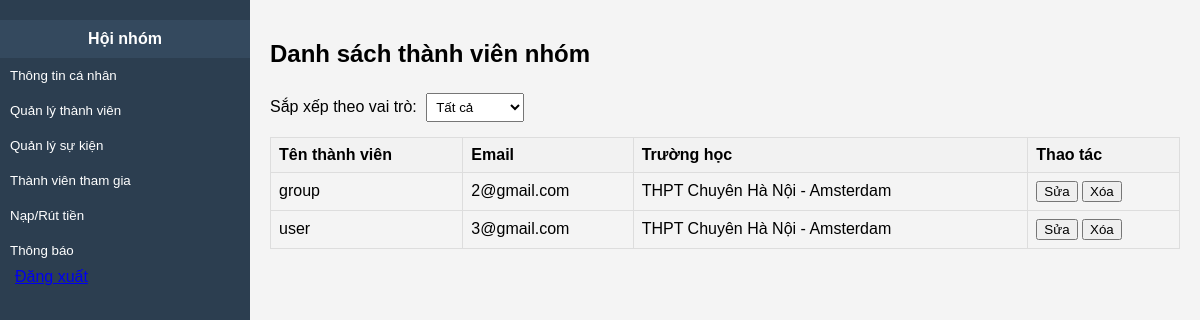
/group/member/ (signed in), run on the app's committed database.
### my_app/models.py (models this page shows)
class Users(models.Model):
    id_user = models.AutoField(primary_key=True)
    social_score = models.IntegerField(blank=True, null=True, default=0)
    created_score = models.IntegerField(blank=True, null=True, default=0)
    id_school = models.ForeignKey(School, models.DO_NOTHING, db_column='id_school', blank=True, null=True)
    full_name = models.CharField(max_length=255, blank=True, null=True)
    email = models.CharField(unique=True, max_length=255, blank=True, null=True)
    role = models.CharField(max_length=50, blank=True, null=True)
    phone = models.CharField(max_length=50, blank=True, null=True)
    avt_user = models.TextField(blank=True, null=True)
    username = models.CharField(unique=True, max_length=150, blank=True, null=True)
    password = models.CharField(max_length=128, blank=True, null=True)
    created_at = models.DateField(blank=True, null=True)
    class Meta:
        managed = True
        db_table = 'users'

class School(models.Model):
    id_school = models.AutoField(primary_key=True)
    name = models.CharField(max_length=255, blank=True, null=True)
    email_school = models.CharField(max_length=255, blank=True, null=True)
    location = models.CharField(max_length=255, blank=True, null=True)
    class Meta:
        managed = True
        db_table = 'school'

### my_app/views.py (the view)
# urls.py: path('group/member/', member_view, name='member'),
def member_view(request):
    group = get_object_or_404(GroupInfo, id_group=request.user.id)
    members = Users.objects.filter(groupuser__id_group=group)
    return render(request, 'group/member.html', {'members': members})

### my_app/templates/group/member.html (shortened to what this page needs)
<!DOCTYPE html>
<html lang="vi">
<head>
</head>
<body>
  <div class="sidebar">
    <div class="admin-info">Hội nhóm</div>
    <button onclick="window.location.href='{% url 'profile' %}'">Thông tin cá nhân</button>
    <button onclick="window.location.href='{% url 'member' %}'">Quản lý thành viên</button>
    <button onclick="window.location.href='{% url 'event_list_group' %}'">Quản lý sự kiện</button>
    <button onclick="window.location.href='{% url 'event_detail' %}'">Thành viên tham gia</button>
    <button onclick="window.location.href='{% url 'money' %}'">Nạp/Rút tiền</button>
    <button onclick="window.location.href='{% url 'noti' %}'">Thông báo</button>
    <a href="{% url 'logout' %}" class="btn btn-outline-danger">Đăng xuất</a>
  </div>
  <div class="content">
    <h2>Danh sách thành viên nhóm</h2>
    <div class="filter-section">
        <label>Sắp xếp theo vai trò:</label>
        <select id="roleFilter" onchange="filterMembers()">
            <option value="all">Tất cả</option>
        </select>
    </div>
    <div class="member-list">
        <table>
            <thead>
                <tr>
                    <th>Tên thành viên</th>
                    <th>Email</th>
                    <th>Trường học</th>
                    <th>Thao tác</th>
                </tr>
            </thead>
            <tbody>
                {% for member in members %}
                <tr class="member-row" data-role="{{ member.role }}">
                    <td>{{ member.full_name }}</td>
                    <td>{{ member.email }}</td>
                    <td>{{ member.id_school.name }}</td>
                    <td>
                        <button onclick="editMember({{ member.id }})" class="btn-primary">Sửa</button>
                        <button onclick="deleteMember({{ member.id }})" class="btn-danger">Xóa</button>
                    </td>
                </tr>
                {% empty %}
                <tr>
                    <td colspan="5">Không có thành viên nào.</td>
                </tr>
                {% endfor %}
            </tbody>
        </table>
    </div>
  </div>
</body>
</html>

### my_app/templates/group/member.html (style rules this page uses)
body { font-family: Arial, sans-serif; margin: 0; padding: 0; background-color: #f4f4f4; }
.sidebar { width: 250px; height: 100vh; background-color: #2c3e50; color: white; position: fixed; padding-top: 20px; }
.sidebar .admin-info { padding: 10px; text-align: center; font-weight: bold; background-color: #34495e; }
.sidebar button { display: block; width: 100%; padding: 10px; text-align: left; border: none; background: none; color: white; cursor: pointer; }
.content { margin-left: 250px; padding: 20px; }
.btn { padding: 5px 10px; margin: 5px; border: none; border-radius: 3px; cursor: pointer; }
select { margin: 5px; padding: 5px; }
table { width: 100%; border-collapse: collapse; margin-top: 10px; }
table, th, td { border: 1px solid #ddd; }
th, td { padding: 8px; text-align: left; }
th { background-color: #f2f2f2; }
.filter-section { margin-bottom: 10px; }

### data on the page
Users: full_name "group", email "2@gmail.com", id_school.name "THPT Chuyên Hà Nội - Amsterdam"
Users: full_name "user", email "3@gmail.com", id_school.name "THPT Chuyên Hà Nội - Amsterdam"
